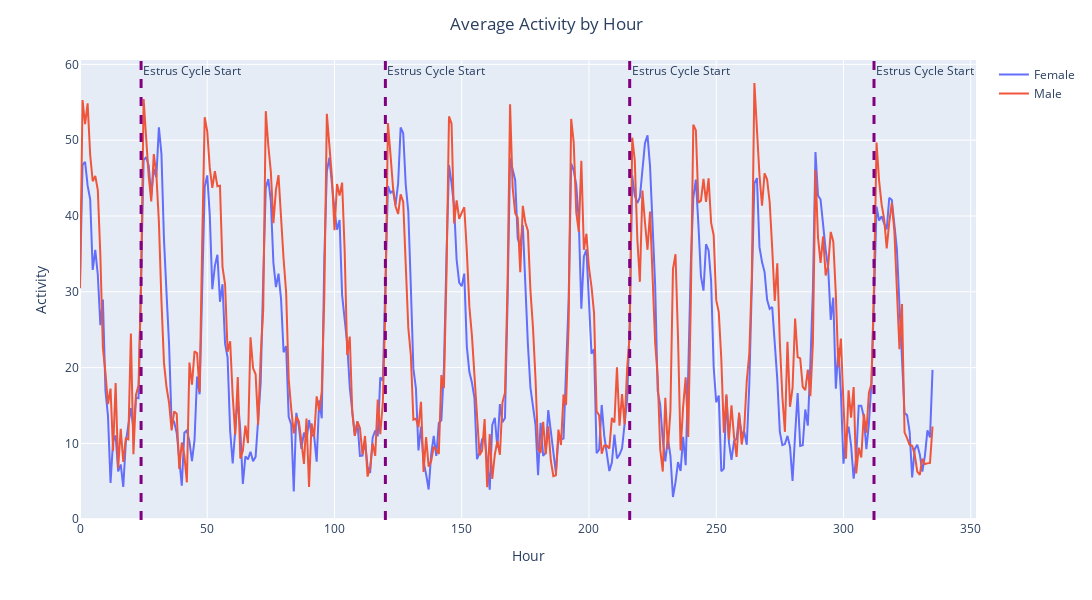

The notebook cell this image was saved under:
### Code cell
fig = px.line(fem_act.groupby('hour')[['avg']].mean(), y='avg', labels={'avg': 'Female'})
fig.add_scatter(x=male_act.groupby('hour')[['avg']].mean().index, y=male_act.groupby('hour')[['avg']].mean()['avg'], mode='lines', name='Male')
fig.update_xaxes(
    title='Hour',
)
fig.update_yaxes(
    title='Activity',
)
fig.update_layout(
    title=dict(
        text='Average Activity by Hour',
        x=0.5,
    ),
    width=1400,
    height=600,
)
fig.data[0].name = 'Female'
fig.data[0].showlegend = True

# add vertical lines for each estrus cycle
for i in range(1, 14, 4):
    fig.add_vline(x=i*24, line_width=3, line_dash='dash', line_color='purple', annotation_text='Estrus Cycle Start', annotation_position='top right', annotation_font_size=12)

fig.show()

### Figure 1 — Plotly figure (JSON) as saved in the notebook; plotly's stock layout.template omitted (floating-point values rounded to 4 significant figures; data arrays with more than 128 entries replaced by an {"elided": "..."} marker saying what was removed)
{"data": [{"hovertemplate": "hour=%{x}<br>Female=%{y}<extra></extra>", "legendgroup": "", "line": {"color": "#636efa", "dash": "solid"}, "marker": {"symbol": "circle"}, "mode": "lines", "name": "Female", "orientation": "v", "showlegend": true, "type": "scatter", "x": {"elided": "336 int values"}, "xaxis": "x", "y": {"elided": "336 float values"}, "yaxis": "y"}, {"mode": "lines", "name": "Male", "type": "scatter", "x": {"elided": "336 int values"}, "y": {"elided": "336 float values"}}], "layout": {"annotations": [{"font": {"size": 12}, "showarrow": false, "text": "Estrus Cycle Start", "x": 24, "xanchor": "left", "xref": "x", "y": 1, "yanchor": "top", "yref": "y domain"}, {"font": {"size": 12}, "showarrow": false, "text": "Estrus Cycle Start", "x": 120, "xanchor": "left", "xref": "x", "y": 1, "yanchor": "top", "yref": "y domain"}, {"font": {"size": 12}, "showarrow": false, "text": "Estrus Cycle Start", "x": 216, "xanchor": "left", "xref": "x", "y": 1, "yanchor": "top", "yref": "y domain"}, {"font": {"size": 12}, "showarrow": false, "text": "Estrus Cycle Start", "x": 312, "xanchor": "left", "xref": "x", "y": 1, "yanchor": "top", "yref": "y domain"}], "height": 600, "legend": {"tracegroupgap": 0}, "margin": {"t": 60}, "shapes": [{"line": {"color": "purple", "dash": "dash", "width": 3}, "type": "line", "x0": 24, "x1": 24, "xref": "x", "y0": 0, "y1": 1, "yref": "y domain"}, {"line": {"color": "purple", "dash": "dash", "width": 3}, "type": "line", "x0": 120, "x1": 120, "xref": "x", "y0": 0, "y1": 1, "yref": "y domain"}, {"line": {"color": "purple", "dash": "dash", "width": 3}, "type": "line", "x0": 216, "x1": 216, "xref": "x", "y0": 0, "y1": 1, "yref": "y domain"}, {"line": {"color": "purple", "dash": "dash", "width": 3}, "type": "line", "x0": 312, "x1": 312, "xref": "x", "y0": 0, "y1": 1, "yref": "y domain"}], "title": {"text": "Average Activity by Hour", "x": 0.5}, "width": 1400, "xaxis": {"anchor": "y", "domain": [0, 1], "title": {"text": "Hour"}}, "yaxis": {"anchor": "x", "domain": [0, 1], "title": {"text": "Activity"}}}}
